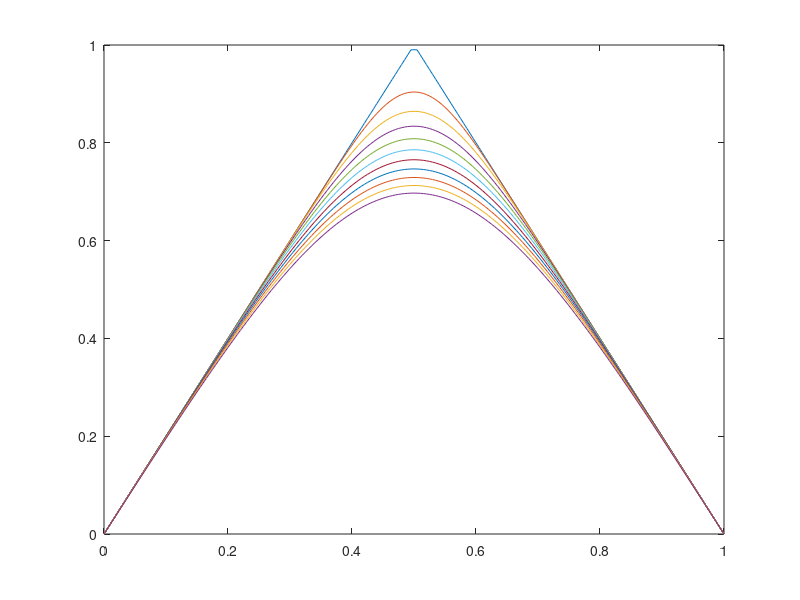

Write MATLAB code to recreate this figure.
h = 0.005;
k = 0.000012;
N = round(1/h);

U = zeros(N+1);

divs = 0:h:1;
y0 = (sawtooth(2*pi*divs,0.5)+1)/2;


U(1,1:N+1) = y0;
%At x=0 and x=N (i.e. the start and end of the rod) the value is 0 for all
%m.  This corresponds to the first and last column of the matrix being 0.
v = k/h^2;
b = 1-2*v;


for m=2:1502
    for j=2:N
        U(m,j) = v*U(m-1,j-1) + b*U(m-1,j) + v*U(m-1, j+1);
    end
end

step = 2:150:1502;
x = U(2,1:N+1);

for i=step
    plot(divs,U(i,1:N+1));
    hold on;
end
